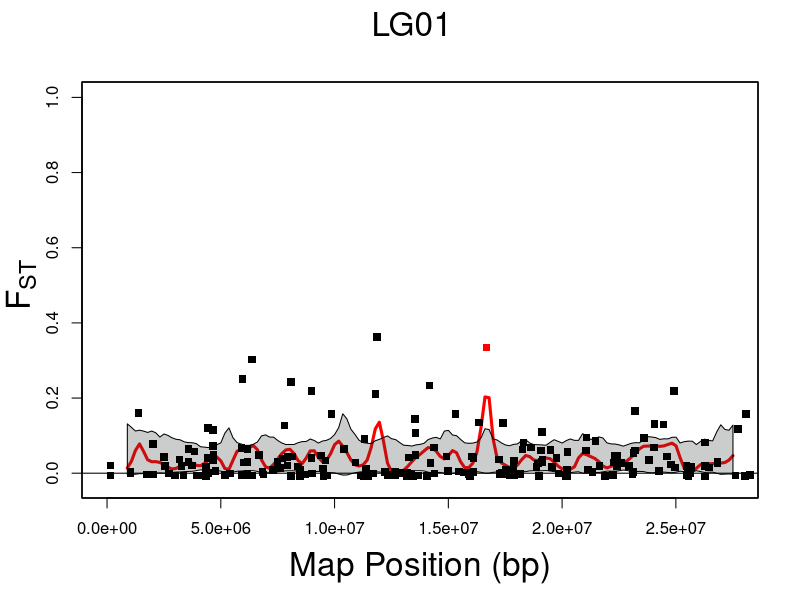
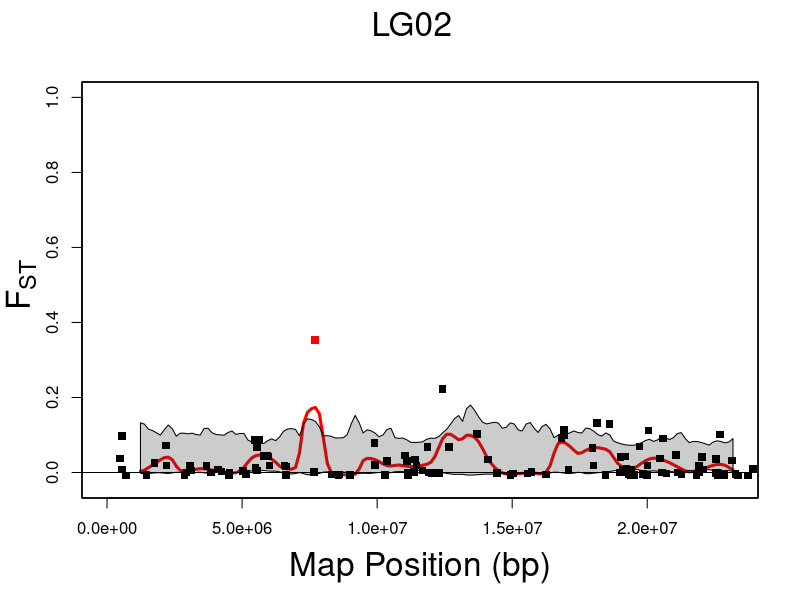
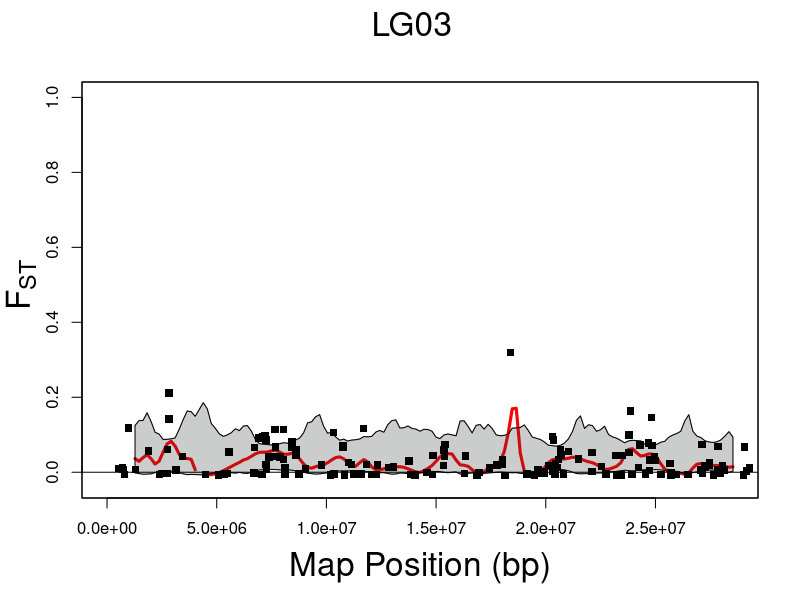
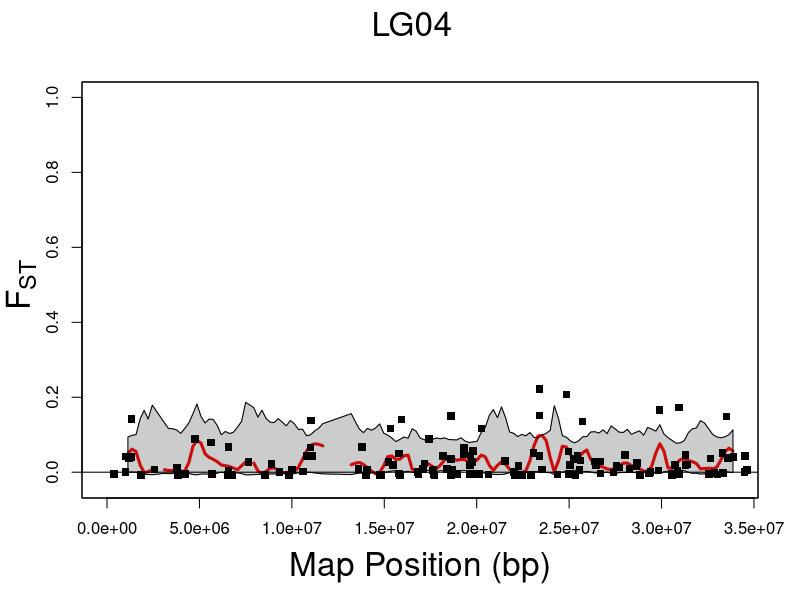
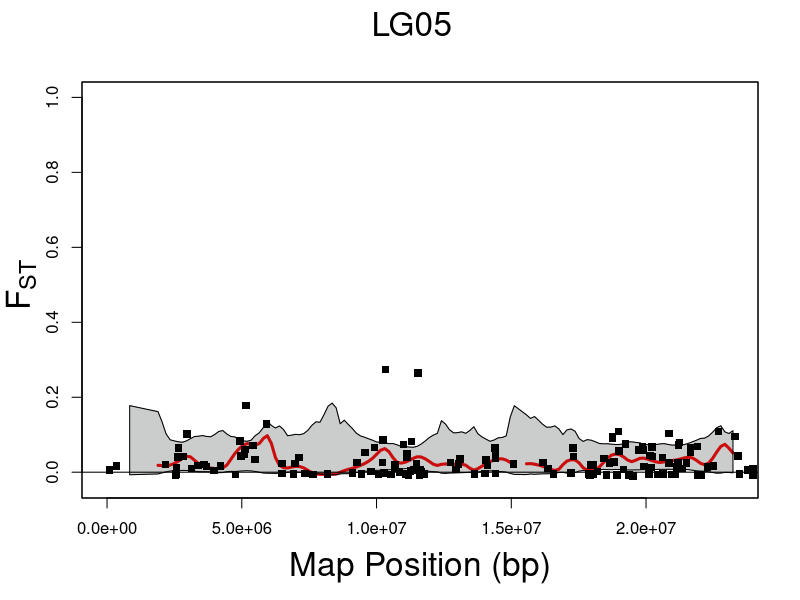
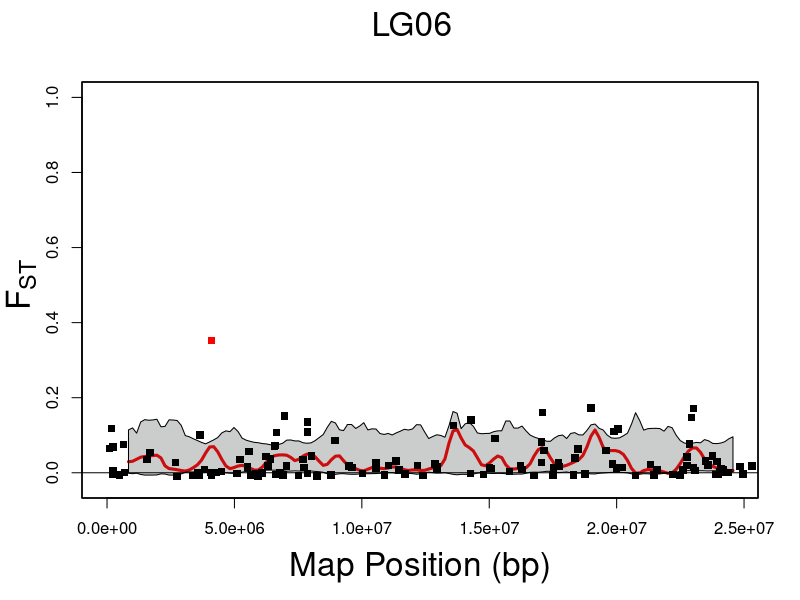
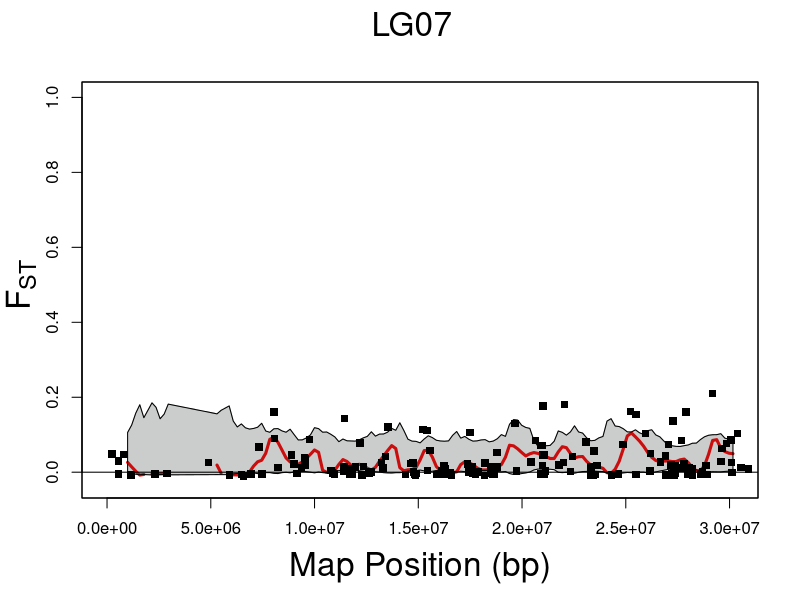
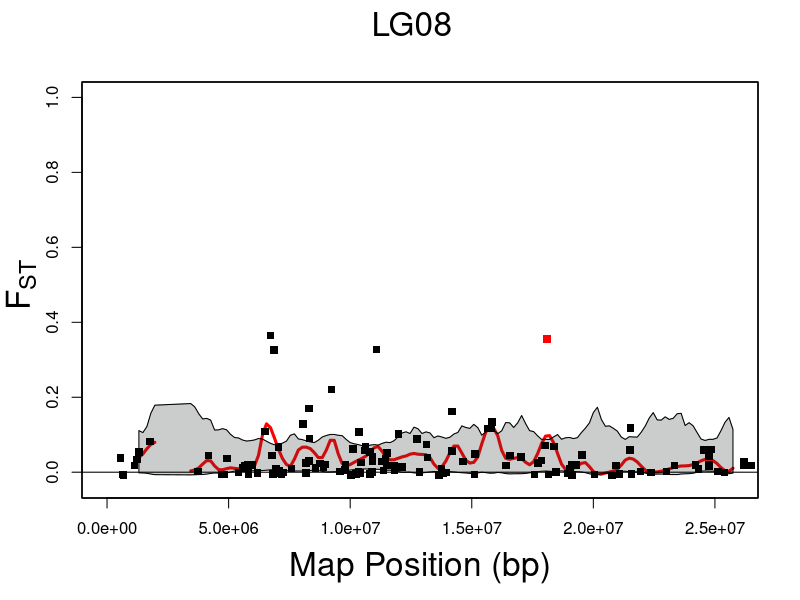

Recreate these plots in R, in order. (Note: this script raises an error after producing the figures.)
################### Plot Sliding Window Analysis with All Loci, Highlighting Outliers #####################
#
# This script will overlay per locus FST on sliding window analysis output
#     and highlight which loci are outliers. 
# The code for the plotting function is included in this script.
#
# Mary Fisher 5/3/2018, based on plotting script from Charlie Waters
#
###########################################################################################################


# Load Packages -----------------------------------------------------------
library(dplyr)



# Read in Data ------------------------------------------------------------
setwd("D:/Pacific cod/DataAnalysis/PCod-Compare-repo/analyses/SlidingWindow")

## sliding window analysis output file. Use filtered version
swa_output = read.table("West/batch_8_final_filtered_west_2reg_kernel_smoothing_1e+05_bootstraps_sigma_250000_div150_FILTERED.txt", header = TRUE, sep = "\t")
dim(swa_output)
head(swa_output) ## heading should be:  chromosome,position,Fst.Fct,Mean_boostrap,lower_95,upper_95,pvalue


## sliding window analysis input file (will provide FST per locus)
swa_input <- read.table("West/batch_8_SWA_input_west_sorted.txt", header = TRUE, sep="\t", colClasses = c("character", "numeric", "character", "numeric"))
head(swa_input) ## heading should be:  Locus,fst,chromosome,position


## list of outlier loci to highlight. should have locus names in first column; adjust "colClasses" per your input file
outlierfile = read.table("../outliers/batch_8_final_filtered_aligned_WEST_outliers_2progs_forSWA.txt", header = TRUE, colClasses = c("character"))
head(outlierfile)



# Prepare Data for Plotting Function --------------------------------------
## get list of outlier loci from data frame
outlier_loci <- outlierfile$Locus
str(outlier_loci) # should be characters



# Plotting Function -------------------------------------------------------
## Key for editing plotting function
##    1. Change output picture size: 98
##    2. Change plotting parameters for average line of sliding window analysis: 102
##    3. Change plotting parameters for CI polygons: 106-107
##    4. Change plotting parameters for CI upper / lower limit lines: 104-105
##    5. Change plotting parameters for loci: 114
##    6. Change plotting parameters for outlier loci: 119

plot_loci_overlay = function(data = swa_output, loci_data = swa_input, outlier_data = outliers, Nb_bootstrap=100000, Nb_divisions = 150, color="red", ylim = NULL, which.chromosome.analysis="all", which.chromosome.plot="all",export = TRUE, name="SWA_output_outliers_plot")
{
  # subset the data if not looking at all chromosomes; otherwise, load in all data
  if(which.chromosome.analysis!="all") data = subset(data, subset=chromosome %in% which.chromosome.analysis)
  if(which.chromosome.analysis=="all") data = data
  # set number of chromosomes to the unique values of column chromosome in data (be sure to match column header!!)
  Nb_chromosome = unique(data$chromosome)
  # set count; used for subsetted the vector "marker density"
  count = 0
  # for each chromosome:
  for (ijk in Nb_chromosome)
  {
    # subset full data frame to only include that chromosome and save as separate data frame
    Data.part = subset(data, subset=chromosome %in% ijk)
    print(head(Data.part))
    print("Length of moving average data:")
    print(length(Data.part[,2]))
    # subset loci data frame to only include that chromosome and save as separate data frame
    loci.part = subset(loci_data, chromosome %in% ijk)
    print("Number of Loci on this chromosome:")
    print(length(loci.part$chromosome))
    # subset loci data frame to only include outliers
    outliers.part = subset(loci.part, Locus %in% outlier_data)
    print("Number of Outliers on this chromosome:")
    print(length(outliers.part$chromosome))
    # set min limit for plot by selecting the min of all data in columns 3:6 of data frame
    min_lim=min(Data.part[,3:6],na.rm=TRUE)-0.02
    # set max limit for plot by selecting the max of all data in columns 3:6 of data frame
    if(ylim == "NULL"){
      max_lim=max(max(Data.part[,3:6],na.rm=TRUE),max(loci.part$fst, na.rm=TRUE))+0.1
    } else {max_lim = ylim}
    # set max x axis for plot by finding the last marker position
    max_x_lim = max(Data.part[,2])
    # save locations of NAs in 3rd column of data frame ("Fst.Fct")
    where.NA = which(is.na(Data.part[,3]))
    # subset marker data based on chromosome you are looking at
    #marker_density_subset = subset(marker_density, chrom %in% ijk)
    #markers_per_window = marker_density_subset$num_markers
    #print(head(marker_density_subset))
    #print("length of marker density vector:")
    #print(length(markers_per_window))
    ## plot position of marker on chromosome v. "Fst.Fct" calculated in sla ##
    # if you want to export, create file name
    if( export == TRUE ){
      plotname = paste(name, ijk, sep="_")
      png(paste(plotname, "png", sep="."), width=960, height=480)
    }
    ## use min/max_lim above to define the y axis
    par(mar=c(5,4,4,2) + 0.1)
    plot(Data.part[,2], Data.part[,3],type="l",ylim=c(min_lim,max_lim), xlim=c(0,max_x_lim), lwd=3, col=color, ylab='',xlab='',cex.lab=1, cex.axis=1)
    # add title, lines to plot
    if(length(where.NA)!=0) lines(Data.part[,2][-where.NA], Data.part[,5][-where.NA], col=rgb(0.193,0.205,0.205,0.25))
    if(length(where.NA)!=0) lines(Data.part[,2][-where.NA], Data.part[,6][-where.NA], col=rgb(0.193,0.205,0.205,0.25))
    if(length(where.NA)!=0) polygon(c(Data.part[,2][-where.NA], rev(Data.part[,2][-where.NA])), c(Data.part[,5][-where.NA], rev(Data.part[,6][-where.NA])), col=rgb(0.193,0.205,0.205,0.25))
    if(length(where.NA)==0) polygon(c(Data.part[,2], rev(Data.part[,2])), c(Data.part[,5], rev(Data.part[,6])), col=rgb(0.193,0.205,0.205,0.25))    
    abline(h=0)
    mtext(paste(ijk),outer=TRUE,line=-2,cex=2,at=0.515)
    mtext("Map Position (bp)",outer=TRUE,side=1,line=-2,cex=2,at=0.525)
    mtext(expression(paste("F"[ST])),outer=TRUE,side=2,line=-2,cex=2,at=0.525)
    # plot loci over the existing sliding window analysis
    par(new=TRUE)
    plot(loci.part$position, loci.part$fst, col = "black", pch = 15, ylim = c(min_lim,max_lim),
         xlim = c(0, max_x_lim), xaxt = "n", yaxt = "n", xlab = "", ylab = "")
    # change color of outlier markers by plotting over loci markers
    if(length(outliers.part$position) > 0){
      par(new=TRUE)
      print(outliers.part)
      plot(outliers.part$position, outliers.part$fst, col=color, pch = 15, ylim=c(min_lim,max_lim), 
           xlim=c(0,max_x_lim),xaxt = "n", yaxt = "n", xlab = "", ylab= "")
    }
    if( export == TRUE ){
      dev.off()
    }
    count = count + 1
    
  }  
  print(paste("Finished plotting ",count,"chromosomes"))
  
}













# Plot Data ---------------------------------------------------------------

plot_loci_overlay(data = swa_output, loci_data = swa_input, outlier_data = outlier_loci, Nb_bootstrap=100000, Nb_divisions = 150, color="red", which.chromosome.analysis="all", which.chromosome.plot="all",ylim = 1.0, export = TRUE, name="plots/EastWest/EastWest_SWA_AllLoci_plot")

plot_loci_overlay(data = swa_output, loci_data = swa_input, outlier_data = outlier_loci, Nb_bootstrap=100000, Nb_divisions = 150, color="deepskyblue4", which.chromosome.analysis="all", which.chromosome.plot="all",ylim = 0.5, export = TRUE, name="plots/West/West_SWA_AllLoci_plot")

plot_loci_overlay(data = swa_output, loci_data = swa_input, outlier_data = outlier_loci, Nb_bootstrap=100000, Nb_divisions = 150, color="darkorchid2", which.chromosome.analysis="all", which.chromosome.plot="all",ylim = 0.25, export = FALSE, name="plots/East/East_SWA_AllLoci_plot")


